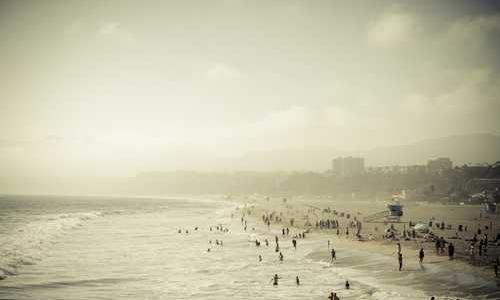
#> input picture images/url9.png, 500 x 300 px
$ python image_thresholding.py
#> lines starting #> are read from the running program, lines starting #| are printed output that depends on the picture; after the words box and inside, x2 and y2 are one past the last pixel; in counts of white or black regions, pixels touching at a corner belong together
import cv2

# Read image
src = cv2.imread("images/url9.png", cv2.IMREAD_GRAYSCALE);
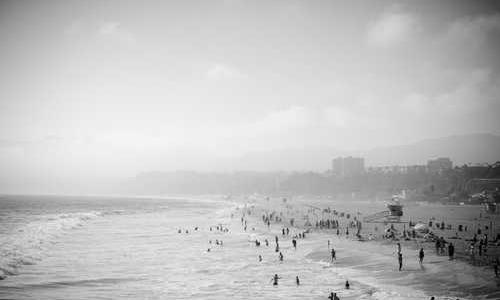
#> src: shape (300, 500); min 0, max 252, mean 190

# Basic threhold example
th, dst = cv2.threshold(src, 0, 255, cv2.THRESH_BINARY);
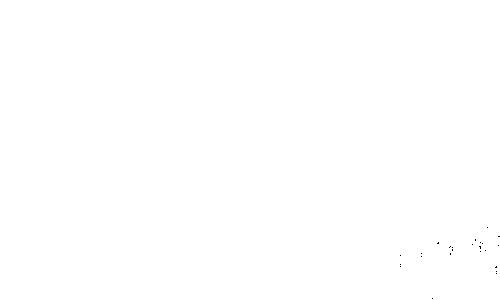
#> dst: shape (300, 500); 100% white; black in thin lines or dots, all inside (x1, y1, x2, y2) = (400, 227, 500, 299)
cv2.imwrite("opencv-threshold-example.jpg", dst);

# Thresholding with maxValue set to 128
th, dst = cv2.threshold(src, 0, 128, cv2.THRESH_BINARY);
cv2.imwrite("opencv-thresh-binary-maxval.jpg", dst);

# Thresholding with threshold value set 127
th, dst = cv2.threshold(src,127,255, cv2.THRESH_BINARY);
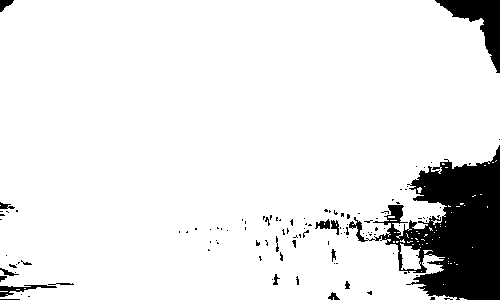
#> dst: shape (300, 500); 90.6% white; 118 black regions (100 under 20 px), largest, box (x1, y1, x2, y2) and area: (349, 145, 500, 300) 11040, (435, 0, 500, 73) 1696, (0, 285, 57, 297) 248
cv2.imwrite("opencv-thresh-binary.jpg", dst);

# Thresholding using THRESH_BINARY_INV
th, dst = cv2.threshold(src,127,255, cv2.THRESH_BINARY_INV);
cv2.imwrite("opencv-thresh-binary-inv.jpg", dst);

# Thresholding using THRESH_TRUNC
th, dst = cv2.threshold(src,127,255, cv2.THRESH_TRUNC);
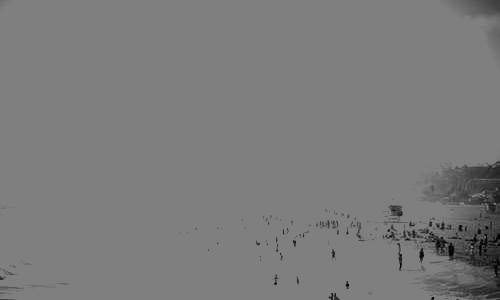
#> dst: shape (300, 500); min 0, max 127, mean 123.3
cv2.imwrite("opencv-thresh-trunc.jpg", dst);

# Thresholding using THRESH_TOZERO
th, dst = cv2.threshold(src,127,255, cv2.THRESH_TOZERO);
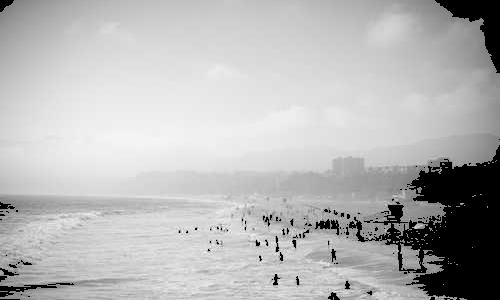
#> dst: shape (300, 500); min 0, max 252, mean 181.7
cv2.imwrite("opencv-thresh-tozero.jpg", dst);

# Thresholding using THRESH_TOZERO_INV
th, dst = cv2.threshold(src,127,255, cv2.THRESH_TOZERO_INV);
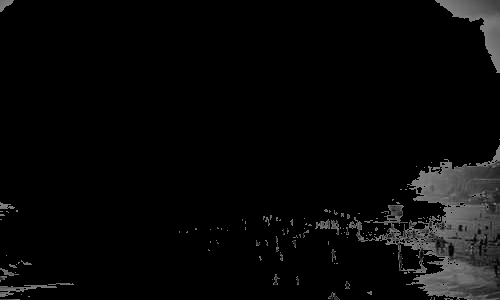
#> dst: shape (300, 500); min 0, max 127, mean 8.3
cv2.imwrite("opencv-thresh-to-zero-inv.jpg", dst);

$ run again, with images/url0.png copied over images/url9.png
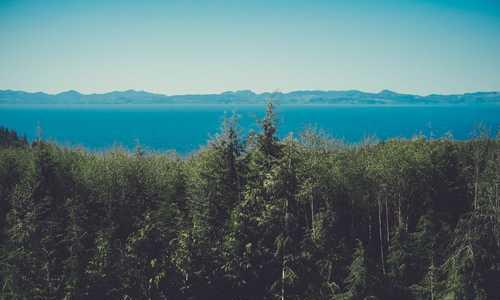
#> input picture images/url0.png, 500 x 300 px
#> `th, dst = cv2.threshold(src,127,255, cv2.THRESH_BINARY);`:
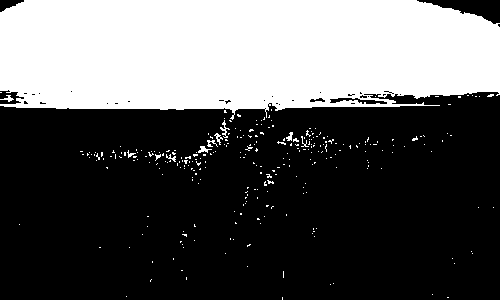
#> dst: shape (300, 500); 34.9% white; 287 white regions (276 under 20 px), largest, box (x1, y1, x2, y2) and area: (0, 0, 500, 120) 51128, (220, 120, 230, 138) 56, (198, 146, 212, 153) 48
#> `th, dst = cv2.threshold(src,127,255, cv2.THRESH_TOZERO_INV);`:
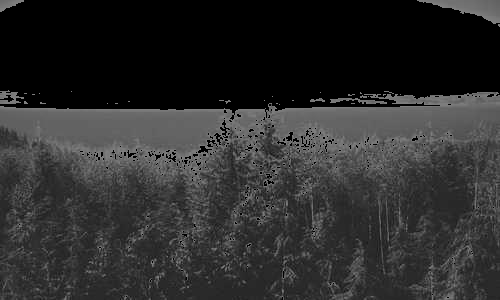
#> dst: shape (300, 500); min 0, max 127, mean 44.6
